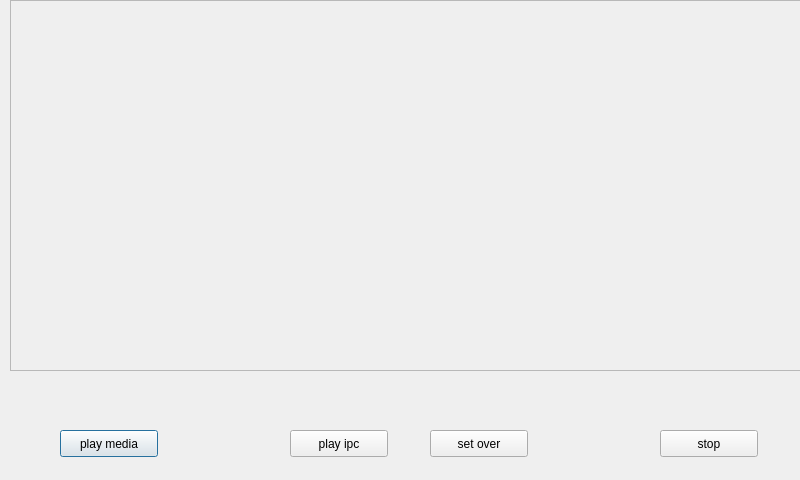
<?xml version="1.0" encoding="UTF-8"?>
<ui version="4.0">
 <class>CQplayerGUI</class>
 <widget class="QDialog" name="CQplayerGUI">
  <property name="geometry">
   <rect>
    <x>0</x>
    <y>0</y>
    <width>800</width>
    <height>480</height>
   </rect>
  </property>
  <property name="sizePolicy">
   <sizepolicy hsizetype="Fixed" vsizetype="Fixed">
    <horstretch>0</horstretch>
    <verstretch>0</verstretch>
   </sizepolicy>
  </property>
  <property name="focusPolicy">
   <enum>Qt::NoFocus</enum>
  </property>
  <property name="windowTitle">
   <string>CQplayerGUI</string>
  </property>
  <widget class="QFrame" name="frameMovie">
   <property name="geometry">
    <rect>
     <x>10</x>
     <y>0</y>
     <width>811</width>
     <height>371</height>
    </rect>
   </property>
   <property name="frameShape">
    <enum>QFrame::StyledPanel</enum>
   </property>
   <property name="frameShadow">
    <enum>QFrame::Raised</enum>
   </property>
  </widget>
  <widget class="QPushButton" name="playMediaButton">
   <property name="geometry">
    <rect>
     <x>60</x>
     <y>430</y>
     <width>98</width>
     <height>27</height>
    </rect>
   </property>
   <property name="text">
    <string>play media</string>
   </property>
  </widget>
  <widget class="QPushButton" name="stopButton">
   <property name="geometry">
    <rect>
     <x>660</x>
     <y>430</y>
     <width>98</width>
     <height>27</height>
    </rect>
   </property>
   <property name="text">
    <string>stop</string>
   </property>
  </widget>
  <widget class="QPushButton" name="playIPCButton">
   <property name="geometry">
    <rect>
     <x>290</x>
     <y>430</y>
     <width>98</width>
     <height>27</height>
    </rect>
   </property>
   <property name="text">
    <string>play ipc</string>
   </property>
  </widget>
  <widget class="QPushButton" name="setOverButton">
   <property name="geometry">
    <rect>
     <x>430</x>
     <y>430</y>
     <width>98</width>
     <height>27</height>
    </rect>
   </property>
   <property name="text">
    <string>set over</string>
   </property>
  </widget>
 </widget>
 <layoutdefault spacing="6" margin="11"/>
 <resources/>
 <connections/>
</ui>
